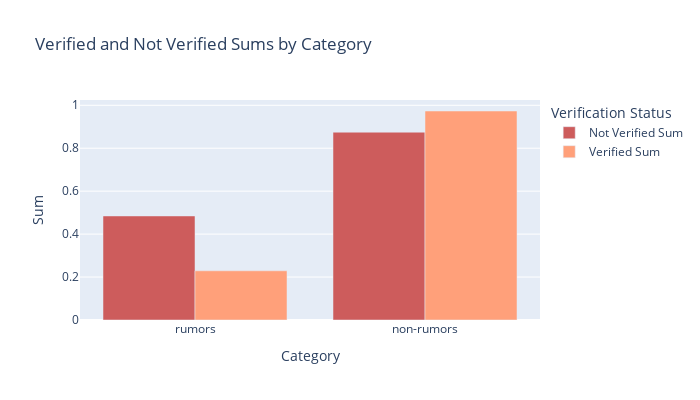

Source (notebook cell):
### Code cell
import plotly.graph_objects as go

verified = [ver_rumor, ver_fr]
unverified = [non_ver_rumor, not_ver_fr]
normalized_verified = preprocessing.normalize([verified]).flatten()
normalized_unverified = preprocessing.normalize([unverified]).flatten()
data = {'category' : ['rumors', 'non-rumors'], 'not verified sum': unverified, 'verified sum': verified}
df = pd.DataFrame(data)
display(df)
df['not verified sum'] = normalized_unverified
df['verified sum'] = normalized_verified
# Creating the bar plots
fig = go.Figure()

# Adding the 'not verified sum' bar plot
fig.add_trace(go.Bar(
    x=df['category'],
    y=df['not verified sum'],
    name='Not Verified Sum',
    marker_color='indianred',
    width=0.4 
))

# Adding the 'verified sum' bar plot
fig.add_trace(go.Bar(
    x=df['category'],
    y=df['verified sum'],
    name='Verified Sum',
    marker_color='lightsalmon',
    width=0.4 
))
# Updating the layout
fig.update_layout(
    barmode='group',
    title='Verified and Not Verified Sums by Category',
    xaxis_title='Category',
    yaxis_title='Sum',
    legend_title='Verification Status' ,
    height=400,
    width=700
)

# Show the figure
fig.show()

### Figure 1 — Plotly figure (JSON) as saved in the notebook; plotly's stock layout.template omitted (floating-point values rounded to 4 significant figures)
{"data": [{"marker": {"color": "indianred"}, "name": "Not Verified Sum", "type": "bar", "width": 0.4, "x": ["rumors", "non-rumors"], "y": [0.4846, 0.8748]}, {"marker": {"color": "lightsalmon"}, "name": "Verified Sum", "type": "bar", "width": 0.4, "x": ["rumors", "non-rumors"], "y": [0.2291, 0.9734]}], "layout": {"barmode": "group", "height": 400, "legend": {"title": {"text": "Verification Status"}}, "title": {"text": "Verified and Not Verified Sums by Category"}, "width": 700, "xaxis": {"autorange": true, "range": [-0.5, 1.5], "title": {"text": "Category"}, "type": "category"}, "yaxis": {"autorange": true, "range": [0, 1.025], "title": {"text": "Sum"}, "type": "linear"}}}
